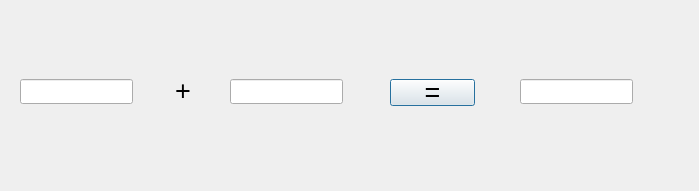
<?xml version="1.0" encoding="UTF-8"?>
<ui version="4.0">
 <class>Adder</class>
 <widget class="QDialog" name="Adder">
  <property name="geometry">
   <rect>
    <x>0</x>
    <y>0</y>
    <width>699</width>
    <height>191</height>
   </rect>
  </property>
  <property name="windowTitle">
   <string>Adder</string>
  </property>
  <widget class="QPushButton" name="equ">
   <property name="geometry">
    <rect>
     <x>390</x>
     <y>79</y>
     <width>85</width>
     <height>27</height>
    </rect>
   </property>
   <property name="font">
    <font>
     <pointsize>20</pointsize>
    </font>
   </property>
   <property name="text">
    <string>=</string>
   </property>
  </widget>
  <widget class="QLineEdit" name="add">
   <property name="geometry">
    <rect>
     <x>20</x>
     <y>79</y>
     <width>113</width>
     <height>25</height>
    </rect>
   </property>
   <property name="font">
    <font>
     <pointsize>20</pointsize>
    </font>
   </property>
  </widget>
  <widget class="QLineEdit" name="added">
   <property name="geometry">
    <rect>
     <x>230</x>
     <y>79</y>
     <width>113</width>
     <height>25</height>
    </rect>
   </property>
   <property name="font">
    <font>
     <pointsize>20</pointsize>
    </font>
   </property>
  </widget>
  <widget class="QLineEdit" name="res">
   <property name="geometry">
    <rect>
     <x>520</x>
     <y>79</y>
     <width>113</width>
     <height>25</height>
    </rect>
   </property>
   <property name="font">
    <font>
     <pointsize>20</pointsize>
    </font>
   </property>
  </widget>
  <widget class="QLabel" name="oper">
   <property name="geometry">
    <rect>
     <x>175</x>
     <y>80</y>
     <width>30</width>
     <height>21</height>
    </rect>
   </property>
   <property name="font">
    <font>
     <pointsize>20</pointsize>
    </font>
   </property>
   <property name="text">
    <string>+</string>
   </property>
  </widget>
 </widget>
 <layoutdefault spacing="6" margin="11"/>
 <resources/>
 <connections/>
</ui>
